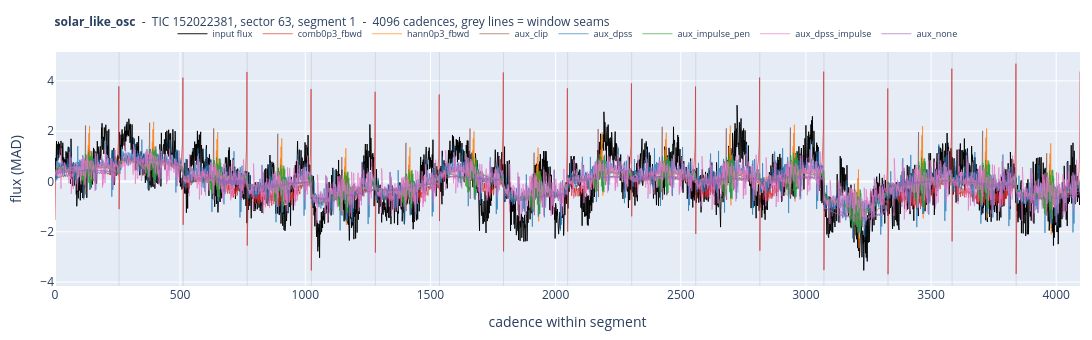

Here is the notebook cell this chart was saved with:
### Code cell
plot_class("solar_like_osc")

### Figure 1 — Plotly figure (JSON) as saved in the notebook; plotly's stock layout.template omitted (floating-point values rounded to 4 significant figures; data arrays with more than 128 entries replaced by an {"elided": "..."} marker saying what was removed)
{"data": [{"line": {"color": "black", "width": 0.9}, "mode": "lines", "name": "input flux", "type": "scatter", "y": {"elided": "4096 float values"}}, {"line": {"color": "#d62728", "width": 0.7}, "mode": "lines", "name": "comb0p3_fbwd", "opacity": 0.9, "type": "scatter", "y": {"elided": "4096 float values"}}, {"line": {"color": "#ff7f0e", "width": 0.7}, "mode": "lines", "name": "hann0p3_fbwd", "opacity": 0.9, "type": "scatter", "y": {"elided": "4096 float values"}}, {"line": {"color": "#8c564b", "width": 0.7}, "mode": "lines", "name": "aux_clip", "opacity": 0.9, "type": "scatter", "y": {"elided": "4096 float values"}}, {"line": {"color": "#1f77b4", "width": 0.7}, "mode": "lines", "name": "aux_dpss", "opacity": 0.9, "type": "scatter", "y": {"elided": "4096 float values"}}, {"line": {"color": "#2ca02c", "width": 0.7}, "mode": "lines", "name": "aux_impulse_pen", "opacity": 0.9, "type": "scatter", "y": {"elided": "4096 float values"}}, {"line": {"color": "#e377c2", "width": 0.7}, "mode": "lines", "name": "aux_dpss_impulse", "opacity": 0.9, "type": "scatter", "y": {"elided": "4096 float values"}}, {"line": {"color": "#9467bd", "width": 0.7}, "mode": "lines", "name": "aux_none", "opacity": 0.9, "type": "scatter", "y": {"elided": "4096 float values"}}], "layout": {"height": 340, "hovermode": "x unified", "legend": {"font": {"size": 9}, "orientation": "h", "x": 0.5, "xanchor": "center", "y": 1.14}, "margin": {"b": 38, "l": 55, "r": 12, "t": 52}, "shapes": [{"line": {"color": "rgba(120,120,120,0.35)", "width": 0.5}, "type": "line", "x0": 256, "x1": 256, "xref": "x", "y0": 0, "y1": 1, "yref": "y domain"}, {"line": {"color": "rgba(120,120,120,0.35)", "width": 0.5}, "type": "line", "x0": 512, "x1": 512, "xref": "x", "y0": 0, "y1": 1, "yref": "y domain"}, {"line": {"color": "rgba(120,120,120,0.35)", "width": 0.5}, "type": "line", "x0": 768, "x1": 768, "xref": "x", "y0": 0, "y1": 1, "yref": "y domain"}, {"line": {"color": "rgba(120,120,120,0.35)", "width": 0.5}, "type": "line", "x0": 1024, "x1": 1024, "xref": "x", "y0": 0, "y1": 1, "yref": "y domain"}, {"line": {"color": "rgba(120,120,120,0.35)", "width": 0.5}, "type": "line", "x0": 1280, "x1": 1280, "xref": "x", "y0": 0, "y1": 1, "yref": "y domain"}, {"line": {"color": "rgba(120,120,120,0.35)", "width": 0.5}, "type": "line", "x0": 1536, "x1": 1536, "xref": "x", "y0": 0, "y1": 1, "yref": "y domain"}, {"line": {"color": "rgba(120,120,120,0.35)", "width": 0.5}, "type": "line", "x0": 1792, "x1": 1792, "xref": "x", "y0": 0, "y1": 1, "yref": "y domain"}, {"line": {"color": "rgba(120,120,120,0.35)", "width": 0.5}, "type": "line", "x0": 2048, "x1": 2048, "xref": "x", "y0": 0, "y1": 1, "yref": "y domain"}, {"line": {"color": "rgba(120,120,120,0.35)", "width": 0.5}, "type": "line", "x0": 2304, "x1": 2304, "xref": "x", "y0": 0, "y1": 1, "yref": "y domain"}, {"line": {"color": "rgba(120,120,120,0.35)", "width": 0.5}, "type": "line", "x0": 2560, "x1": 2560, "xref": "x", "y0": 0, "y1": 1, "yref": "y domain"}, {"line": {"color": "rgba(120,120,120,0.35)", "width": 0.5}, "type": "line", "x0": 2816, "x1": 2816, "xref": "x", "y0": 0, "y1": 1, "yref": "y domain"}, {"line": {"color": "rgba(120,120,120,0.35)", "width": 0.5}, "type": "line", "x0": 3072, "x1": 3072, "xref": "x", "y0": 0, "y1": 1, "yref": "y domain"}, {"line": {"color": "rgba(120,120,120,0.35)", "width": 0.5}, "type": "line", "x0": 3328, "x1": 3328, "xref": "x", "y0": 0, "y1": 1, "yref": "y domain"}, {"line": {"color": "rgba(120,120,120,0.35)", "width": 0.5}, "type": "line", "x0": 3584, "x1": 3584, "xref": "x", "y0": 0, "y1": 1, "yref": "y domain"}, {"line": {"color": "rgba(120,120,120,0.35)", "width": 0.5}, "type": "line", "x0": 3840, "x1": 3840, "xref": "x", "y0": 0, "y1": 1, "yref": "y domain"}], "title": {"font": {"size": 12}, "text": "<b>solar_like_osc</b>  -  TIC 152022381, sector 63, segment 1  -  4096 cadences, grey lines = window seams"}, "width": 1550, "xaxis": {"title": {"text": "cadence within segment"}}, "yaxis": {"title": {"text": "flux (MAD)"}}}}
